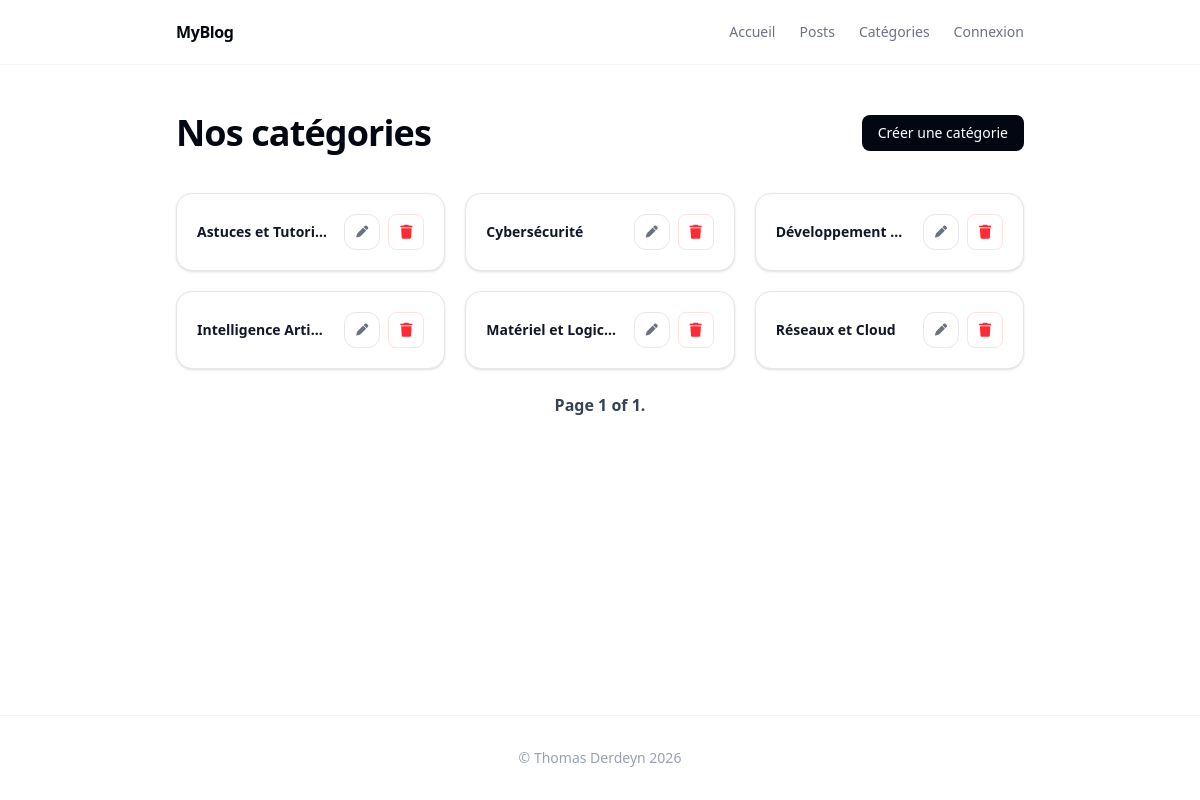
Screenshot of /category/list/ with the database file from the repository.
### blog_app/models.py (models this page shows, shortened)
class Category(models.Model):
  name = models.CharField(max_length=50, verbose_name="Nom")
  class Meta:
    ordering = ('name', )
    verbose_name = "catégorie"
    verbose_name_plural = "catégories"

### blog_app/views/category_views.py (the view)
# urls.py: path('category/list/', views.CategoryListView.as_view(), name="category_list"),
class CategoryListView(View):
    paginate_by = 18
    def get(self, request):
        categories = Category.objects.all()
        paginator = Paginator(categories, self.paginate_by)
        page_obj = paginator.get_page(request.GET.get("page"))
        context = {
            "page_obj": page_obj,
        }
        return render(request, "blog_app/category/category_list.html", context)

### blog_app/templates/blog_app/category/category_list.html (shortened to what this page needs)
{% extends 'base.html' %}
{% load static %}
{% block content %}
<section class="mb-10">
  <div class="flex flex-wrap items-center justify-between gap-4">
    <div>
      <h1 class="text-3xl font-bold tracking-tight text-gray-950 sm:text-4xl">
        Nos catégories
      </h1>
    </div>
    <a href="{% url 'category_create' %}"
      class="rounded-lg bg-gray-950 px-4 py-2 text-sm font-medium text-white transition hover:bg-gray-800">
      Créer une catégorie
    </a>
  </div>
</section>
<div class="grid gap-5 sm:grid-cols-2 lg:grid-cols-3">
  {% for category in page_obj %}
  <article class="group relative overflow-hidden rounded-2xl border border-gray-200 bg-white p-5 shadow-sm
           transition-all duration-300 hover:-translate-y-1 hover:border-gray-300 hover:shadow-lg">
    <div class="flex items-center justify-between gap-4">
      <a href="{% url 'category' id=category.id %}" class="flex min-w-0 flex-1 items-center gap-4">
        <div class="min-w-0">
          <p class="truncate text-sm font-semibold text-gray-900">
            {{ category.name }}
          </p>
        </div>
      </a>
      <div class="flex shrink-0 items-center gap-2">
        <a href="{% url 'category_edit' id=category.id %}" title="Modifier la catégorie"
          aria-label="Modifier la catégorie" class="inline-flex h-9 w-9 items-center justify-center rounded-xl
                 border border-gray-200 bg-white text-gray-500
                 transition-all duration-200
                 hover:border-gray-950 hover:bg-gray-950 hover:text-white">
          <i class="fa-solid fa-pen text-xs"></i>
        </a>
        <a href="{% url 'category_delete' id=category.id %}" title="Supprimer la catégorie" aria-label="Supprimer la catégorie"
                        class="inline-flex h-9 w-9 items-center justify-center rounded-lg border border-red-100 text-red-500 transition hover:border-red-500 hover:bg-red-500 hover:text-white">
                        <i class="fa-solid fa-trash text-sm"></i>
                    </a>
      </div>
    </div>
  </article>
  {% endfor %}
</div>
{% endblock %}

### rows the page displays
Category: name "Astuces et Tutori…"
Category: name "Cybersécurité"
Category: name "Développement…"
Category: name "Intelligence Artif…"
Category: name "Matériel et Logic…"
Category: name "Réseaux et Cloud"

### other values shown
{{ page_obj.number }} "1"
{{ page_obj.paginator.num_pages }} "1"
